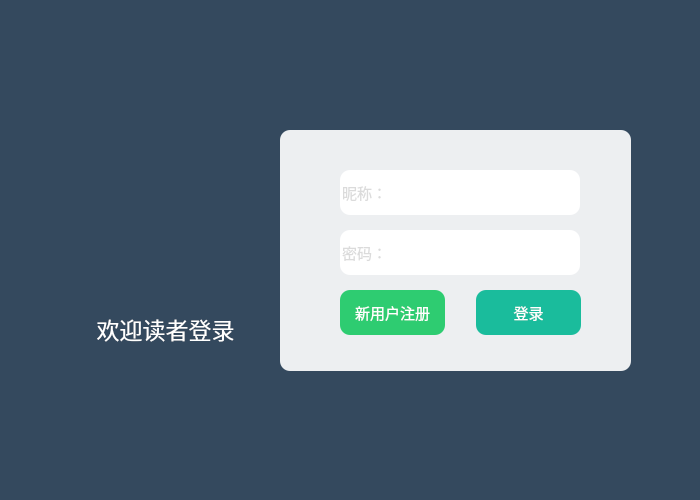
<?xml version="1.0" encoding="UTF-8"?>
<ui version="4.0">
 <class>registration</class>
 <widget class="QDialog" name="registration">
  <property name="geometry">
   <rect>
    <x>0</x>
    <y>0</y>
    <width>700</width>
    <height>500</height>
   </rect>
  </property>
  <property name="windowTitle">
   <string>读者用户登录</string>
  </property>
  <widget class="QFrame" name="frame">
   <property name="geometry">
    <rect>
     <x>280</x>
     <y>130</y>
     <width>351</width>
     <height>241</height>
    </rect>
   </property>
   <property name="styleSheet">
    <string notr="true">border-radius:10px ;
background-color: rgb(237, 239, 241);</string>
   </property>
   <property name="frameShape">
    <enum>QFrame::Shape::StyledPanel</enum>
   </property>
   <property name="frameShadow">
    <enum>QFrame::Shadow::Raised</enum>
   </property>
   <widget class="QLineEdit" name="accout">
    <property name="geometry">
     <rect>
      <x>60</x>
      <y>40</y>
      <width>240</width>
      <height>45</height>
     </rect>
    </property>
    <property name="minimumSize">
     <size>
      <width>200</width>
      <height>30</height>
     </size>
    </property>
    <property name="font">
     <font>
      <pointsize>11</pointsize>
     </font>
    </property>
    <property name="styleSheet">
     <string notr="true">border-radius:10px ;
color: rgb(183, 183, 183);
background-color: rgb(255, 255, 255);</string>
    </property>
    <property name="echoMode">
     <enum>QLineEdit::EchoMode::Normal</enum>
    </property>
    <property name="placeholderText">
     <string>昵称：</string>
    </property>
   </widget>
   <widget class="QLineEdit" name="password">
    <property name="geometry">
     <rect>
      <x>60</x>
      <y>100</y>
      <width>240</width>
      <height>45</height>
     </rect>
    </property>
    <property name="minimumSize">
     <size>
      <width>200</width>
      <height>30</height>
     </size>
    </property>
    <property name="font">
     <font>
      <pointsize>11</pointsize>
     </font>
    </property>
    <property name="styleSheet">
     <string notr="true">border-radius:10px ;
color: rgb(183, 183, 183);
background-color: rgb(255, 255, 255);</string>
    </property>
    <property name="echoMode">
     <enum>QLineEdit::EchoMode::Password</enum>
    </property>
    <property name="placeholderText">
     <string>密码：</string>
    </property>
   </widget>
   <widget class="QPushButton" name="pushButton">
    <property name="geometry">
     <rect>
      <x>196</x>
      <y>160</y>
      <width>105</width>
      <height>45</height>
     </rect>
    </property>
    <property name="minimumSize">
     <size>
      <width>70</width>
      <height>20</height>
     </size>
    </property>
    <property name="font">
     <font>
      <pointsize>11</pointsize>
     </font>
    </property>
    <property name="styleSheet">
     <string notr="true">background-color: rgb(26, 188, 156);
color: rgb(255, 255, 255);</string>
    </property>
    <property name="text">
     <string>登录</string>
    </property>
   </widget>
   <widget class="QPushButton" name="reg">
    <property name="geometry">
     <rect>
      <x>60</x>
      <y>160</y>
      <width>105</width>
      <height>45</height>
     </rect>
    </property>
    <property name="minimumSize">
     <size>
      <width>70</width>
      <height>20</height>
     </size>
    </property>
    <property name="font">
     <font>
      <pointsize>11</pointsize>
     </font>
    </property>
    <property name="styleSheet">
     <string notr="true">background-color: rgb(46, 204, 113);
color: rgb(255, 255, 255);</string>
    </property>
    <property name="text">
     <string>新用户注册</string>
    </property>
   </widget>
   <widget class="QLabel" name="accout_pic">
    <property name="geometry">
     <rect>
      <x>254</x>
      <y>45</y>
      <width>21</width>
      <height>31</height>
     </rect>
    </property>
    <property name="styleSheet">
     <string notr="true">background-image: url(:/zhanghu.png);
background-color: rgb(255, 255, 255);</string>
    </property>
    <property name="text">
     <string/>
    </property>
   </widget>
   <widget class="QLabel" name="password_pic">
    <property name="geometry">
     <rect>
      <x>254</x>
      <y>106</y>
      <width>21</width>
      <height>31</height>
     </rect>
    </property>
    <property name="styleSheet">
     <string notr="true">background-image: url(:/mima.png);
background-color: rgb(255, 255, 255);</string>
    </property>
    <property name="text">
     <string/>
    </property>
   </widget>
  </widget>
  <widget class="QLabel" name="Adm_backgroud">
   <property name="geometry">
    <rect>
     <x>0</x>
     <y>0</y>
     <width>700</width>
     <height>500</height>
    </rect>
   </property>
   <property name="styleSheet">
    <string notr="true">background-color: rgb(52, 73, 94);</string>
   </property>
   <property name="text">
    <string/>
   </property>
  </widget>
  <widget class="QLabel" name="label">
   <property name="geometry">
    <rect>
     <x>70</x>
     <y>140</y>
     <width>191</width>
     <height>141</height>
    </rect>
   </property>
   <property name="styleSheet">
    <string notr="true">background-image: url(:/reg_1.png);

border-radius:10px ;</string>
   </property>
   <property name="text">
    <string/>
   </property>
  </widget>
  <widget class="QLabel" name="label_2">
   <property name="geometry">
    <rect>
     <x>70</x>
     <y>298</y>
     <width>191</width>
     <height>61</height>
    </rect>
   </property>
   <property name="font">
    <font>
     <pointsize>17</pointsize>
    </font>
   </property>
   <property name="styleSheet">
    <string notr="true">color: rgb(255, 255, 255);</string>
   </property>
   <property name="text">
    <string>欢迎读者登录</string>
   </property>
   <property name="alignment">
    <set>Qt::AlignmentFlag::AlignCenter</set>
   </property>
  </widget>
  <zorder>Adm_backgroud</zorder>
  <zorder>frame</zorder>
  <zorder>label</zorder>
  <zorder>label_2</zorder>
 </widget>
 <resources/>
 <connections/>
</ui>
